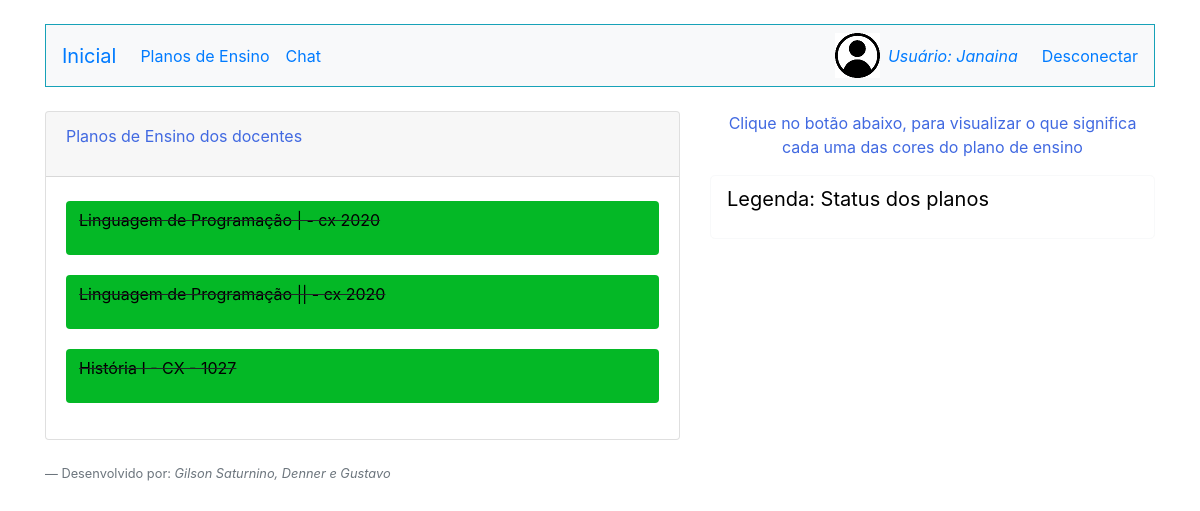
/ListarPlano.php (signed in), run on the app's committed database.
### tables this page shows
CREATE TABLE `planos` (
  `id_plano` int(11) NOT NULL,
  `nome_plano` varchar(255) NOT NULL,
  `nome_docente` varchar(255) NOT NULL,
  `campus` varchar(255) NOT NULL,
  `anoSemestre` varchar(255) NOT NULL,
  `curso_plano` varchar(255) NOT NULL,
  `periodoC_plano` int(11) NOT NULL,
  `nomeDisc_plano` varchar(255) NOT NULL,
  `carga_plano` int(11) NOT NULL,
  `semanas_plano` int(11) NOT NULL,
  `aulasT_plano` int(11) NOT NULL,
  `aulasP_plano` int(11) NOT NULL,
  `aulasL_plano` int(11) NOT NULL,
  `laboratorio` int(11) NOT NULL,
  `ementa_plano` varchar(255) NOT NULL,
  `objetivosG_plano` varchar(255) NOT NULL,
  `objetivosE_plano` varchar(255) NOT NULL,
  `aprendizagem` varchar(255) NOT NULL,
  `referencias_plano` varchar(255) NOT NULL,
  `complementares` varchar(255) NOT NULL,
  `p1_primeiro` date NOT NULL,
  `p2_primeiro` date NOT NULL,
  `p1_segundo` date NOT NULL,
  `p2_segundo` date NOT NULL,
  `situacao` varchar(255) NOT NULL
);

### ListarPlano.php (the view, shortened to what this page needs)
<html lang="en">
<head>
    <link rel="stylesheet" href="https://stackpath.bootstrapcdn.com/bootstrap/4.3.1/css/bootstrap.min.css"
>
</head>
<body >
    <div class="container">
        <?php
        require_once("Cabecalho.php");
        require_once("Conexao.php");
        if($_SESSION["perfil"]=="Docente"){
        $sql = "select id_plano,nome_plano,situacao from planos where nome_docente=? ORDER BY situacao";
        $sqlprep = $conexao->prepare($sql);
        $sqlprep->bind_param("s",$_SESSION["nome"]);
        $sqlprep->execute();
        $resultadoSql = $sqlprep->get_result();
        $vetorUmregistro = mysqli_fetch_assoc($resultadoSql);
        $vetorTodosregistro = array();
        while($vetorUmregistro != null){
            array_push($vetorTodosregistro, $vetorUmregistro);
            $vetorUmregistro = mysqli_fetch_assoc($resultadoSql);
            }
        ?>
        <div class="row">
            <div class="col-md-7 mt-4">
                <div class="card">
                    <div class="card-header">
                        <p>Meus planos de ensino</p>
                    </div>
                    <div class="card-body">
                    <div class="list-group">
                        <div class="row">
                        <?php foreach ($vetorTodosregistro as $umRegistro){
                    if($umRegistro["situacao"]=="Novo"){
                    ?>
                        <div class="col-md-9 mt-1">
                               <form action="ValidacaoPlano.php" method="POST">
                               <input type="hidden" name="id_plan" value="<?= $umRegistro["id_plano"];?>">
                                <button type="submit" class=" btn btn-lg btn-block" style="background-color:#ADD8E6;"><p id="plano" class="text-left"><?= $umRegistro["nome_plano"]; ?></p></button>
                               </form>
                        </div>
                        <div class="col-md-3 mt-3">
                                <form action="PlanoCorrecao.php" method="POST">
                                    <input type="hidden" name="id_plano" value="<?=$umRegistro["id_plano"]; ?>">
                                <button  type="submit" class="btn btn-secondary btn-sm">Submeter</button>
                            </form>
                            </div>
                        <?php }if($umRegistro["situacao"]=="CorrigirColegiado"){ ?>
                           <div class="col-md-9 mt-1">
                               <form action="ValidacaoPlano.php" method="POST">
                               <input type="hidden" name="id_plan" value="<?= $umRegistro["id_plano"]; ?>">
                                <button  type="submit" class="btn btn-lg btn-block" style="background-color:#fbe531"><p id="plano" class="text-left"><?= $umRegistro["nome_plano"]; ?></p></button>
                               </form>
                            </div>
                        <?php }if($umRegistro["situacao"]=="Aguardando"){ ?>
                        <div class="col-md-9 mt-1">
                               <form action="ValidacaoPlano.php" method="POST">
                               <input type="hidden" name="id_plan" value="<?= $umRegistro["id_plano"];?>">
                                <button type="submit" class=" btn btn-lg btn-block" style="background-color:#fc6c5a"><p id="plano" class="text-left"><?= $umRegistro["nome_plano"]; ?></p></button>
                               </form>
                        </div>
                        <div class="col-md-3 mt-3">
                                <form action="PlanoCorrecao.php" method="POST">
                                    <input type="hidden" name="id_plano" value="<?=$umRegistro["id_plano"]; ?>">
                                <button  type="submit" class="btn btn-sm">Submeter</button>
                            </form>
                            </div>
                        <?php }if($umRegistro["situacao"]=="Sucesso"){ ?>
                            <div class="col-md-9 mt-1">
                            <form action="ValidacaoPlano.php" method="POST">
                               <input type="hidden" name="id_plan" value="<?= $umRegistro["id_plano"]; ?>">
                                <button type="submit" class="btn btn-lg btn-block" style="background-color:#04b826;"><strike><p id="plano" class="text-left"><?= $umRegistro["nome_plano"]; ?></p></button></strike>
                               </form>
                           </div>
                        <?php } } ?>
                        </div>
                    </div>
                    </div>
                </div>
            </div>
            <?php }if(($_SESSION["perfil"]=="Pedagogo")||($_SESSION["perfil"]=="Discente do Colegiado")||($_SESSION["perfil"]=="Coordenador")||($_SESSION["perfil"]=="Docente do Colegiado")||($_SESSION["perfil"]=="Tecnico do Colegiado")){
        $validacao="Novo";
        $sql = "select id_plano,nome_plano,situacao from planos where situacao!=? ORDER BY situacao ";
        $sqlprep = $conexao->prepare($sql);
        $sqlprep->bind_param("s",$validacao);
        $sqlprep->execute();
        $resultadoSql = $sqlprep->get_result();
        $vetorUmregistro = mysqli_fetch_assoc($resultadoSql);
        $vetorTodosregistro = array();
        while($vetorUmregistro != null){
            array_push($vetorTodosregistro, $vetorUmregistro);
            $vetorUmregistro = mysqli_fetch_assoc($resultadoSql);
            }
        ?>
        <div class="row">
            <div class="col-md-7 mt-4">
                <div class="card">
                    <div class="card-header">
                        <p>Planos de Ensino dos docentes</p>
                    </div>
                    <div class="card-body">
                    <div class="list-group">
                        <?php foreach ($vetorTodosregistro as $umRegistro){
                    if($umRegistro["situacao"]=="CorrigirColegiado"){ ?>
                           <div class="mt-1">
                               <form action="ValidacaoPlano.php" method="POST">
                               <input type="hidden" name="id_plan" value="<?= $umRegistro["id_plano"]; ?>">
                                <button  type="submit" class="btn w-100" style="background-color:#fbe531"><p id="plano" class="text-left"><?= $umRegistro["nome_plano"]; ?></p></button>
                               </form>
                            </div>
                        <?php }if($umRegistro["situacao"]=="Sucesso"){ ?>
                            <div class="mt-1">
                            <form action="ValidacaoPlano.php" method="POST">
                                <button type="submit" class="btn w-100" style="background-color:#04b826;"><strike><p id="plano" class="text-left"><?= $umRegistro["nome_plano"]; ?></p></strike></button>
                               </form>
                           </div>
                        <?php }
                    } ?>
                    </div>
                    </div>
                </div>
            </div>
        <?php } ?>
        <div class="col-md-5 mt-4">
            <p class="text-center">Clique no botão abaixo, para visualizar o que significa cada uma das cores do plano de ensino</p>
            <button type="button" class="btn btn-outline-light btn-lg btn-block" data-toggle="modal" data-target="#exampleModal">
            <p id="plano" class="text-left">Legenda: Status dos planos</p>
            </button>
        </div>
    <div>
    <?php require_once("Footer.php");?>
    </div>
        </div>
    </div>
</body>
</html>

### ListarPlano.php (style rules this page uses)
p, h1 { color:#4169E1; }
#plano { color:#000000; }

### Cabecalho.php (style rules this page uses)
body { background-color:#ffffff; }

### data on the page
planos: nome_plano "Linguagem de Programação | - cx 2020"
planos: nome_plano "Linguagem de Programação || - cx 2020"
planos: nome_plano "História I - CX - 1027"

### other printed values
$_SESSION["nome"] "Janaina"
